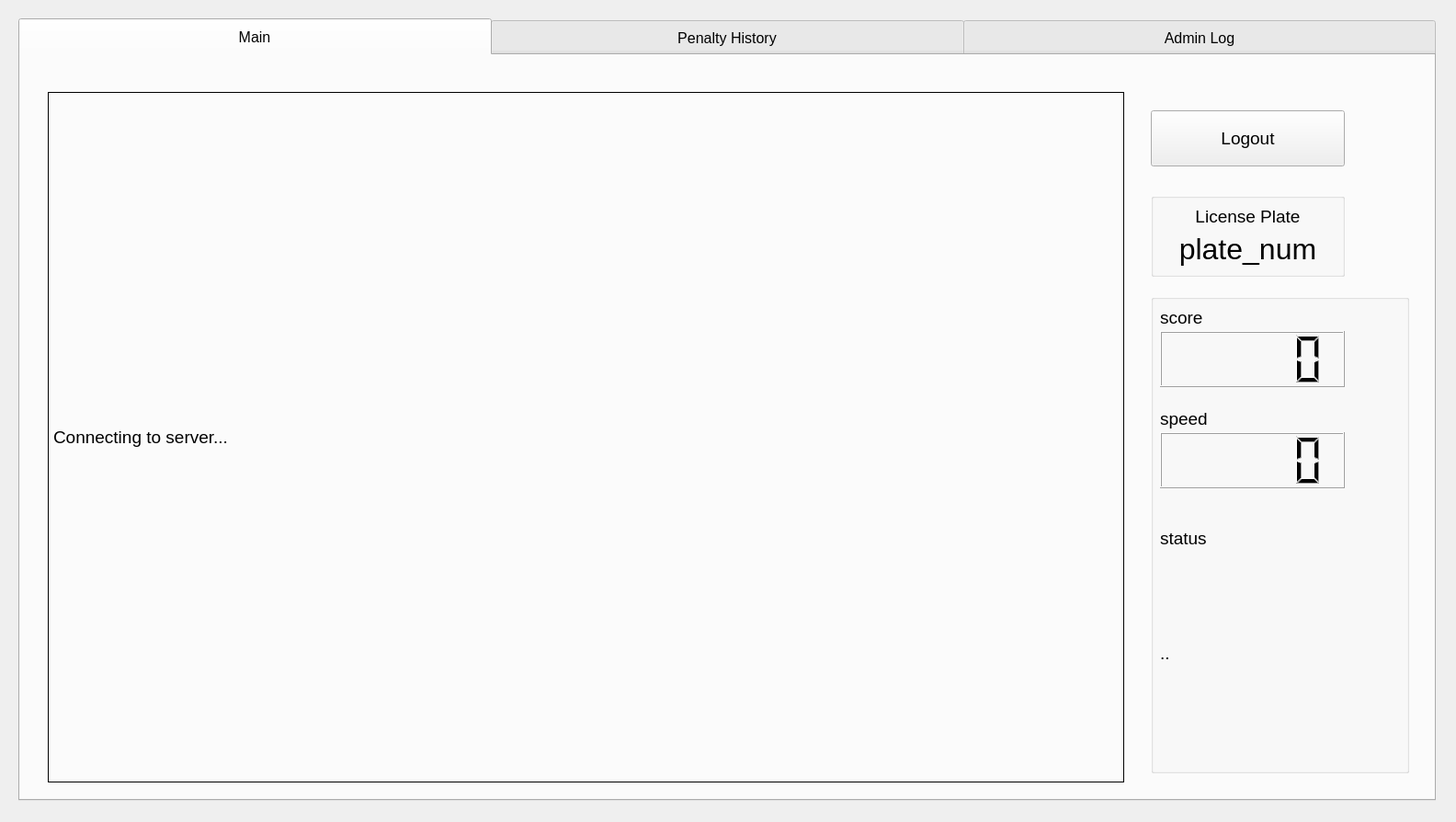
<?xml version="1.0" encoding="UTF-8"?>
<ui version="4.0">
 <class>Form</class>
 <widget class="QWidget" name="Form">
  <property name="geometry">
   <rect>
    <x>0</x>
    <y>0</y>
    <width>1584</width>
    <height>894</height>
   </rect>
  </property>
  <property name="windowTitle">
   <string>난폭운전방지</string>
  </property>
  <widget class="QTabWidget" name="Controll">
   <property name="geometry">
    <rect>
     <x>20</x>
     <y>20</y>
     <width>1542</width>
     <height>851</height>
    </rect>
   </property>
   <property name="styleSheet">
    <string notr="true">QTabBar::tab { height: 40; width: 514px; font-size: 12pt; }</string>
   </property>
   <property name="tabPosition">
    <enum>QTabWidget::North</enum>
   </property>
   <property name="currentIndex">
    <number>0</number>
   </property>
   <widget class="QWidget" name="Main">
    <property name="font">
     <font>
      <pointsize>14</pointsize>
     </font>
    </property>
    <attribute name="title">
     <string>Main</string>
    </attribute>
    <widget class="QLabel" name="label">
     <property name="geometry">
      <rect>
       <x>30</x>
       <y>40</y>
       <width>1171</width>
       <height>751</height>
      </rect>
     </property>
     <property name="frameShape">
      <enum>QFrame::Box</enum>
     </property>
     <property name="text">
      <string>Connecting to server...</string>
     </property>
    </widget>
    <widget class="QPushButton" name="btn_logout">
     <property name="geometry">
      <rect>
       <x>1230</x>
       <y>60</y>
       <width>211</width>
       <height>61</height>
      </rect>
     </property>
     <property name="text">
      <string>Logout</string>
     </property>
    </widget>
    <widget class="QLabel" name="label_lastPenalty">
     <property name="geometry">
      <rect>
       <x>1370</x>
       <y>380</y>
       <width>67</width>
       <height>17</height>
      </rect>
     </property>
     <property name="styleSheet">
      <string notr="true">Color : red</string>
     </property>
     <property name="text">
      <string/>
     </property>
     <property name="alignment">
      <set>Qt::AlignCenter</set>
     </property>
    </widget>
    <widget class="QGroupBox" name="groupBox_2">
     <property name="geometry">
      <rect>
       <x>1230</x>
       <y>150</y>
       <width>211</width>
       <height>91</height>
      </rect>
     </property>
     <property name="title">
      <string/>
     </property>
     <widget class="QLabel" name="label_car_number">
      <property name="geometry">
       <rect>
        <x>10</x>
        <y>40</y>
        <width>191</width>
        <height>41</height>
       </rect>
      </property>
      <property name="font">
       <font>
        <pointsize>24</pointsize>
       </font>
      </property>
      <property name="text">
       <string>plate_num</string>
      </property>
      <property name="alignment">
       <set>Qt::AlignCenter</set>
      </property>
     </widget>
     <widget class="QLabel" name="label_plate">
      <property name="geometry">
       <rect>
        <x>10</x>
        <y>10</y>
        <width>191</width>
        <height>31</height>
       </rect>
      </property>
      <property name="text">
       <string>License Plate</string>
      </property>
      <property name="alignment">
       <set>Qt::AlignCenter</set>
      </property>
     </widget>
    </widget>
    <widget class="QGroupBox" name="groupBox_3">
     <property name="geometry">
      <rect>
       <x>1230</x>
       <y>260</y>
       <width>281</width>
       <height>521</height>
      </rect>
     </property>
     <property name="title">
      <string/>
     </property>
     <widget class="QLabel" name="label_score">
      <property name="geometry">
       <rect>
        <x>10</x>
        <y>10</y>
        <width>81</width>
        <height>31</height>
       </rect>
      </property>
      <property name="text">
       <string>score</string>
      </property>
     </widget>
     <widget class="QLCDNumber" name="LCD_score">
      <property name="geometry">
       <rect>
        <x>10</x>
        <y>40</y>
        <width>201</width>
        <height>61</height>
       </rect>
      </property>
     </widget>
     <widget class="QLabel" name="label_speed">
      <property name="geometry">
       <rect>
        <x>10</x>
        <y>120</y>
        <width>81</width>
        <height>31</height>
       </rect>
      </property>
      <property name="text">
       <string>speed</string>
      </property>
     </widget>
     <widget class="QLCDNumber" name="LCD_speed">
      <property name="geometry">
       <rect>
        <x>10</x>
        <y>150</y>
        <width>201</width>
        <height>61</height>
       </rect>
      </property>
     </widget>
     <widget class="QLabel" name="label_status">
      <property name="geometry">
       <rect>
        <x>10</x>
        <y>250</y>
        <width>111</width>
        <height>31</height>
       </rect>
      </property>
      <property name="text">
       <string>status</string>
      </property>
     </widget>
     <widget class="QLabel" name="label_status_desc">
      <property name="geometry">
       <rect>
        <x>10</x>
        <y>280</y>
        <width>211</width>
        <height>221</height>
       </rect>
      </property>
      <property name="text">
       <string>..</string>
      </property>
     </widget>
    </widget>
   </widget>
   <widget class="QWidget" name="Log">
    <attribute name="title">
     <string>Penalty History</string>
    </attribute>
    <widget class="QTableWidget" name="tableWidget_1">
     <property name="geometry">
      <rect>
       <x>30</x>
       <y>70</y>
       <width>1471</width>
       <height>711</height>
      </rect>
     </property>
     <property name="editTriggers">
      <set>QAbstractItemView::AnyKeyPressed|QAbstractItemView::EditKeyPressed</set>
     </property>
     <property name="columnCount">
      <number>9</number>
     </property>
     <column>
      <property name="text">
       <string>datetime</string>
      </property>
     </column>
     <column>
      <property name="text">
       <string>name</string>
      </property>
     </column>
     <column>
      <property name="text">
       <string>score</string>
      </property>
     </column>
     <column>
      <property name="text">
       <string>minus reason</string>
      </property>
     </column>
     <column>
      <property name="text">
       <string>minus score</string>
      </property>
     </column>
     <column>
      <property name="text">
       <string>speed</string>
      </property>
     </column>
     <column>
      <property name="text">
       <string>image_path</string>
      </property>
     </column>
     <column>
      <property name="text">
       <string>image_name</string>
      </property>
     </column>
     <column>
      <property name="text">
       <string>json_data</string>
      </property>
     </column>
    </widget>
    <widget class="QDateTimeEdit" name="dateTime_start_1">
     <property name="geometry">
      <rect>
       <x>30</x>
       <y>20</y>
       <width>161</width>
       <height>31</height>
      </rect>
     </property>
    </widget>
    <widget class="QDateTimeEdit" name="dateTime_end_1">
     <property name="geometry">
      <rect>
       <x>230</x>
       <y>20</y>
       <width>161</width>
       <height>31</height>
      </rect>
     </property>
    </widget>
    <widget class="QPushButton" name="btn_search_1">
     <property name="geometry">
      <rect>
       <x>770</x>
       <y>20</y>
       <width>71</width>
       <height>31</height>
      </rect>
     </property>
     <property name="text">
      <string>Search</string>
     </property>
    </widget>
    <widget class="QLabel" name="label_3">
     <property name="geometry">
      <rect>
       <x>200</x>
       <y>10</y>
       <width>21</width>
       <height>41</height>
      </rect>
     </property>
     <property name="font">
      <font>
       <pointsize>16</pointsize>
      </font>
     </property>
     <property name="text">
      <string> ~ </string>
     </property>
    </widget>
    <widget class="QLineEdit" name="lineEdit">
     <property name="geometry">
      <rect>
       <x>530</x>
       <y>20</y>
       <width>231</width>
       <height>31</height>
      </rect>
     </property>
    </widget>
    <widget class="QComboBox" name="comboBox_1">
     <property name="geometry">
      <rect>
       <x>400</x>
       <y>20</y>
       <width>121</width>
       <height>31</height>
      </rect>
     </property>
     <item>
      <property name="text">
       <string>All</string>
      </property>
     </item>
     <item>
      <property name="text">
       <string>minus reason</string>
      </property>
     </item>
     <item>
      <property name="text">
       <string>penalty</string>
      </property>
     </item>
     <item>
      <property name="text">
       <string>speed</string>
      </property>
     </item>
    </widget>
    <widget class="QLabel" name="label_preview_1">
     <property name="geometry">
      <rect>
       <x>640</x>
       <y>90</y>
       <width>861</width>
       <height>691</height>
      </rect>
     </property>
     <property name="frameShape">
      <enum>QFrame::Box</enum>
     </property>
     <property name="text">
      <string>Image Preview</string>
     </property>
     <property name="alignment">
      <set>Qt::AlignCenter</set>
     </property>
    </widget>
   </widget>
   <widget class="QWidget" name="object_log">
    <property name="enabled">
     <bool>true</bool>
    </property>
    <attribute name="title">
     <string>Admin Log</string>
    </attribute>
    <widget class="QTableWidget" name="tableWidget_2">
     <property name="geometry">
      <rect>
       <x>30</x>
       <y>70</y>
       <width>1471</width>
       <height>711</height>
      </rect>
     </property>
     <property name="editTriggers">
      <set>QAbstractItemView::AnyKeyPressed|QAbstractItemView::EditKeyPressed</set>
     </property>
     <column>
      <property name="text">
       <string>datetime</string>
      </property>
     </column>
     <column>
      <property name="text">
       <string>plate number</string>
      </property>
     </column>
     <column>
      <property name="text">
       <string>object</string>
      </property>
     </column>
     <column>
      <property name="text">
       <string>image_path</string>
      </property>
     </column>
     <column>
      <property name="text">
       <string>iamge_name</string>
      </property>
     </column>
     <column>
      <property name="text">
       <string>json_data</string>
      </property>
     </column>
    </widget>
    <widget class="QDateTimeEdit" name="dateTime_start_2">
     <property name="geometry">
      <rect>
       <x>30</x>
       <y>20</y>
       <width>161</width>
       <height>31</height>
      </rect>
     </property>
     <property name="displayFormat">
      <string>yy. M. d.  AP h:mm</string>
     </property>
    </widget>
    <widget class="QLabel" name="label_4">
     <property name="geometry">
      <rect>
       <x>200</x>
       <y>10</y>
       <width>21</width>
       <height>41</height>
      </rect>
     </property>
     <property name="font">
      <font>
       <pointsize>16</pointsize>
      </font>
     </property>
     <property name="text">
      <string> ~ </string>
     </property>
    </widget>
    <widget class="QPushButton" name="btn_search_2">
     <property name="geometry">
      <rect>
       <x>770</x>
       <y>20</y>
       <width>71</width>
       <height>31</height>
      </rect>
     </property>
     <property name="text">
      <string>Search</string>
     </property>
    </widget>
    <widget class="QDateTimeEdit" name="dateTime_end_2">
     <property name="geometry">
      <rect>
       <x>230</x>
       <y>20</y>
       <width>161</width>
       <height>31</height>
      </rect>
     </property>
    </widget>
    <widget class="QLineEdit" name="lineEdit_2">
     <property name="geometry">
      <rect>
       <x>530</x>
       <y>20</y>
       <width>231</width>
       <height>31</height>
      </rect>
     </property>
    </widget>
    <widget class="QLabel" name="label_preview_2">
     <property name="geometry">
      <rect>
       <x>640</x>
       <y>90</y>
       <width>861</width>
       <height>691</height>
      </rect>
     </property>
     <property name="frameShape">
      <enum>QFrame::Box</enum>
     </property>
     <property name="text">
      <string>Image Preview</string>
     </property>
     <property name="alignment">
      <set>Qt::AlignCenter</set>
     </property>
    </widget>
    <widget class="QComboBox" name="comboBox_2">
     <property name="geometry">
      <rect>
       <x>400</x>
       <y>20</y>
       <width>121</width>
       <height>31</height>
      </rect>
     </property>
     <item>
      <property name="text">
       <string>All</string>
      </property>
     </item>
     <item>
      <property name="text">
       <string>plate</string>
      </property>
     </item>
     <item>
      <property name="text">
       <string>object</string>
      </property>
     </item>
    </widget>
   </widget>
  </widget>
 </widget>
 <resources/>
 <connections/>
</ui>
